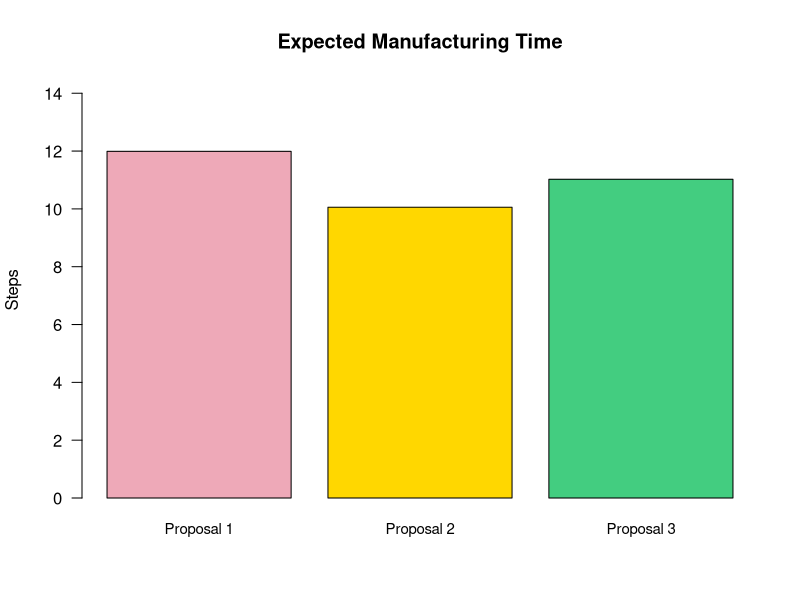
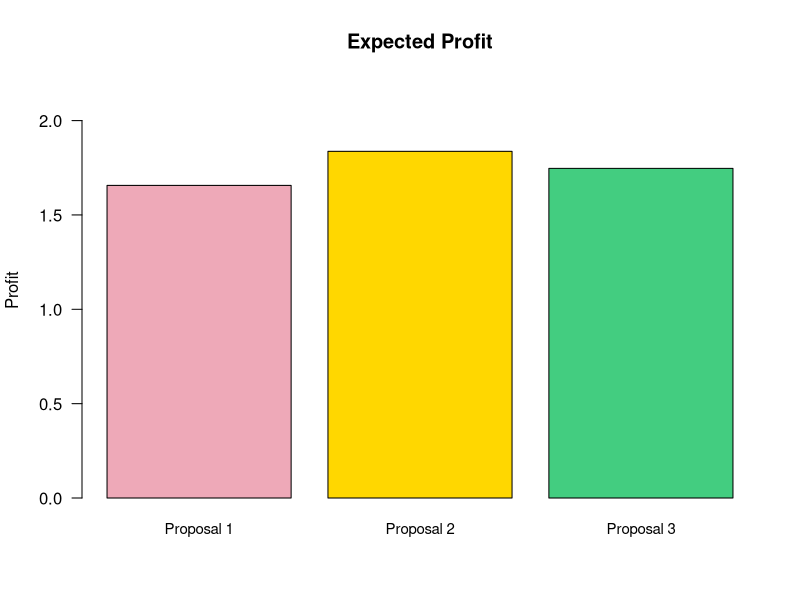
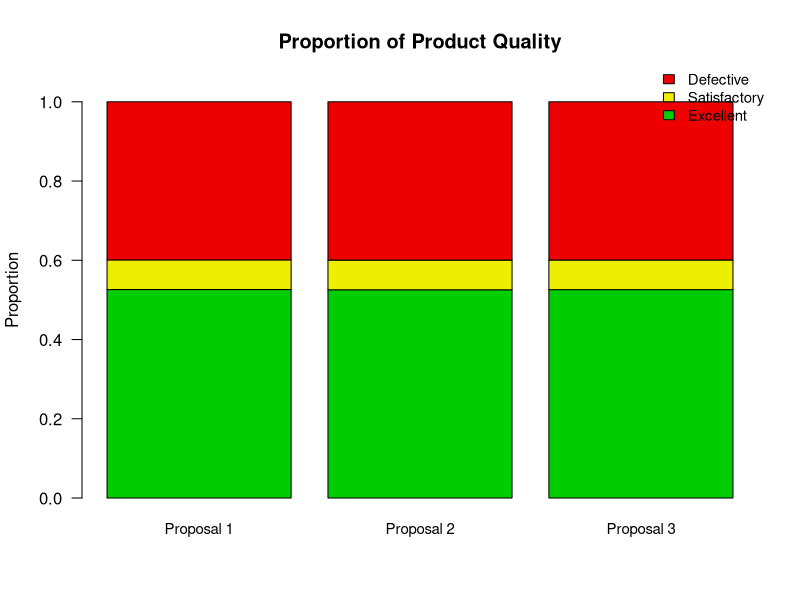
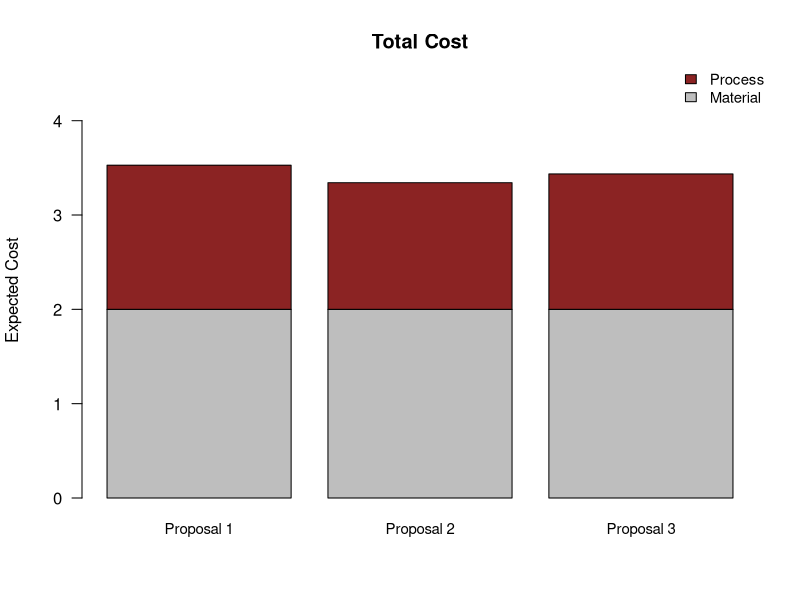

These charts were generated, in order, by the following R code:
#make the given matrix, using the last number of my ID
D = 9
P = matrix(c(
  0.5,0.5,0,0,0,0,
  0.5,0.2,0.2,0,0,0.1,
  0,0,0.8,0.2*(0.6 + D/50),0.2*(0.2-D/100),0.2*(0.2-D/100),
  0,0,0,1,0,0,
  0,0,0,0,1,0,
  0,0,0,0,0,1
), nrow = 6, byrow = TRUE)


##########################################################################################

# function of limit distribution 
lim_dist_func = function(initial_dist, P, steps = 10000) {
  for (i in 1:steps) initial_dist = initial_dist%*%P
  as.numeric(initial_dist)
}

lim_dist = lim_dist_func(c(0,0,1,0,0,0), P)
Quantity1 = lim_dist[4]   # prob to reach Pe
Quantity2 = lim_dist[6]   # prob to reach Pd


##########################################################################################
#This part of the code focuses on proposal 1 and Quantity3;Quantity5;
#Quantity6;Quantity7;Quantity11;Quantity13

trials = 10000 # number of trials 
#used for Quantity13 and Quantity14
material_cost = 2 #cost of the material
cA = 0.1; cB = 0.1; cC = 0.2 #cost per unit of time for pоsition A,B,C
total_cost_A = 0 # total cost 

#used for Quantity4
total_steps_A = 0   # counter for the total number of steps from point A
# used for Quantity5-7
peA = 0;psA = 0;pdA = 0 # counter for the total number of ends in absorbing states
#used for Quantity11
total_timeAB_A = 0 #how many time the product was in A or B

for (j in 1:trials) {
  X = 1 #started point from A
  steps = 0
  costA = 0  #the price always has manufacturing cost
  while (X %in% 1:3) { # focus only on states A,B,C because the rest are absorbing and there is no way to escape 
    
    if (X == 1 || X == 2) total_timeAB_A = total_timeAB_A+1  # count only entrance to A and B for Quantity11
    
    # count the future price according to the state 
    if (X == 1) costA = costA + cA # if the product goes to the Machine A +0.1$ 
    else if (X == 2) costA = costA + cB # if the product goes to the Machine B +0.1$ 
    else costA = costA + cC   # if the product goes to the Machine C +0.2$ 
    
    X = sample(1:6, size = 1, prob = P[X, ]) #randomly takes the next step
    steps = steps+1
  }
  total_steps_A = total_steps_A+steps # accumulate total number of steps across all trials
  total_cost_A  = total_cost_A+costA # accumulate total cost for all trials
  # check which final outcome the product ended in the absorbing states 
  if (X == 4) peA = peA+1 # count if the product has excellent quality 
  else if (X == 5) psA = psA+1 # count if the product has satisfactory quality 
  else pdA = pdA+1 # count if the product has defective quality 
}

Quantity3 = total_steps_A/trials #expected manufacturing time
Quantity5 = peA/trials  #the expected proportion of excellent products
Quantity6 = psA/trials  #the expected proportion of satisfactory products
Quantity7 = pdA/trials  #the expected proportion of defective products
Quantity11 = total_timeAB_A/trials  # expected total time in A+B 
Quantity13 = total_cost_A/trials   # expected total manufacturing cost



##########################################################################################
#This part of the code focuses on proposal B and Quantity4;Quantity8;
#Quantity9;Quantity10;Quantity12; Quantity14

total_steps_B = 0   # counter for the total number of steps from B
total_timeAB_B = 0  #how many time the product was in A or B
peB = 0;psB = 0;pdB = 0 # counter for the total number of ends in absorbing states
total_cost_B = 0 # total cost

for (j in 1:trials) {  
  X = 2 #started point from B
  steps = 0
  costB = 0
  
  while (X %in% 1:3) {
    
    if (X == 1 || X == 2) total_timeAB_B = total_timeAB_B+1  # count only A and B
    
    # count the future price according to the state 
    if (X == 1) costB = costB+cA # if the product goes to the Machine A +0.1$ 
    else if (X == 2) costB = costB+cB # if the product goes to the Machine B +0.1$ 
    else costB = costB+cC # if the product goes to the Machine C +0.2$ 
    
    X = sample(1:6, size = 1, prob = P[X, ])
    steps = steps+1
  }
  total_steps_B = total_steps_B+steps
  total_cost_B  = total_cost_B+costB
  if (X == 4) peB = peB+1 # count if the product has excellent quality
  else if (X == 5) psB = psB+1 # count if the product has satisfactory quality
  else pdB = pdB+1 # count if the product has defective quality
}


Quantity4 = total_steps_B/trials #expected manufacturing time
Quantity8 = peB/trials #the expected proportion of excellent products
Quantity9 = psB/trials #the expected proportion of satisfactory products
Quantity10 = pdB/trials #the expected proportion of defective products
Quantity12 = total_timeAB_B/trials  # expected total time in A+B
Quantity14 = total_cost_B/trials   # expected total manufacturing cost


##########################################################################################
#set price for different product quality 
priceE = 9; priceS = 6; priceD = 0

# overall revenue 
revenueA = priceE*Quantity5+priceS*Quantity6+priceD*Quantity7
revenueB = priceE*Quantity8+priceS*Quantity9+priceD*Quantity10

# overall expected profit 
profitA = revenueA-Quantity13-material_cost
profitB = revenueB-Quantity14-material_cost

Quantity15 = profitA # expected profit of proposal 1
Quantity16 = 0.5*(profitA + profitB) # expected profit of proposal 3 


##########################################################################################
# additiional calculations for comparison 

profitB = 2 * Quantity16 - Quantity15 # expected profit of proposal 2
exp_time3 = 0.5*(Quantity3+Quantity4) # Expected manufacturing time (average of Proposal 1 and 2)
excellent3 = 0.5*(Quantity5+Quantity8) # Expected proportion of excellent products
satisf3 = 0.5*(Quantity6+Quantity9) # Expected proportion of satisfactory products
defect3 = 0.5*(Quantity7+Quantity10) # Expected proportion of defective products
exp_timeAB3 = 0.5*(Quantity11+Quantity12) #Expected total time spent in machines A + B
exp_cost3 = 0.5*(Quantity13+Quantity14) # Expected total manufacturing cost

##########################################################################################

#Figure 2
barplot(c(Quantity3, Quantity4, exp_time3),names.arg = c("Proposal 1", "Proposal 2", "Proposal 3"),
        col = c("pink2","gold","seagreen3"),main = "Expected Manufacturing Time",
        ylab = "Steps",cex.names = 0.9,ylim = c(0, max(Quantity3, Quantity4, exp_time3) * 1.2),las = 1)

#Figure 3
barplot(c(Quantity15, 2*Quantity16 - Quantity15, Quantity16),names.arg = c("Proposal 1","Proposal 2","Proposal 3"),
        col = c("pink2","gold","seagreen3"),main = "Expected Profit",ylab = "Profit",
        cex.names = 0.9,ylim = c(0, max(Quantity15, 2*Quantity16 - Quantity15, Quantity16) * 1.2),las = 1)

#Figure 4
props = rbind(c(Quantity5, Quantity8, excellent3),c(Quantity6, Quantity9, satisf3),c(Quantity7, Quantity10, defect3))
barplot(props,beside = FALSE,col = c("green3","yellow2","red2"),names.arg = c("Proposal 1","Proposal 2","Proposal 3"),
        main = "Proportion of Product Quality",legend.text = c("Excellent","Satisfactory","Defective"),
        args.legend = list(x = "topright",y.intersp = 1.0,   inset = c(-0.02, -0.05), bty = "n", cex = 0.9),
        ylab = "Proportion",cex.names = 0.9,ylim = c(0, 1.05),las = 1)

#Figure 5
materials = rep(material_cost, 3)  
process = c(Quantity13, Quantity14, exp_cost3)  
totals = materials+process
barplot(rbind(materials, process),names.arg = c("Proposal 1","Proposal 2","Proposal 3"),col = c("grey","brown4"),
  main = "Total Cost",ylab = "Expected Cost",cex.names = 0.9,ylim = c(0, max(totals) * 1.25),
  legend.text = c("Material","Process"),args.legend = list(x = "topright", inset = c(-0.02, -0.05), bty = "n", cex = 0.9),las = 1)


##########################################################################################
data.frame(
  Value = c(Quantity1,Quantity2,Quantity3, Quantity4,Quantity5, Quantity6, Quantity7,
            Quantity8, Quantity9, Quantity10,Quantity11, Quantity12,
            Quantity13, Quantity14,Quantity15, Quantity16)
)



